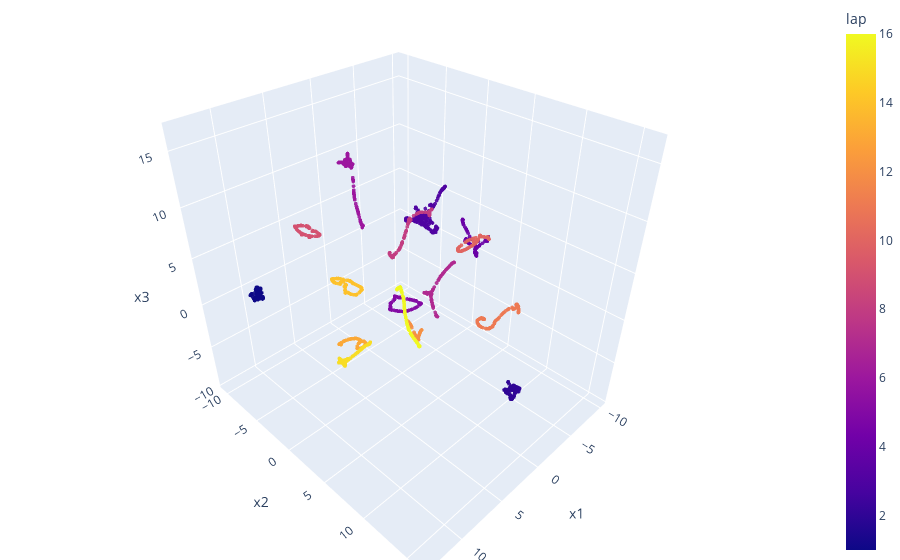

Notebook cell for this chart:
### Code cell
fig = px.scatter_3d(df, x='x1', y='x2', z='x3',
              color='lap', opacity=0.9)

fig.update_traces(marker_size=1.3)

# tight layout
fig.update_layout(margin=dict(l=0, r=0, b=0, t=0))
fig.show()

### Figure 1 — Plotly figure (JSON) as saved in the notebook; plotly's stock layout.template omitted (floating-point values rounded to 4 significant figures; data arrays with more than 128 entries replaced by an {"elided": "..."} marker saying what was removed)
{"data": [{"hovertemplate": "x1=%{x}<br>x2=%{y}<br>x3=%{z}<br>lap=%{marker.color}<extra></extra>", "legendgroup": "", "marker": {"color": {"elided": "1851 int values"}, "coloraxis": "coloraxis", "opacity": 0.9, "size": 1.3, "symbol": "circle"}, "mode": "markers", "name": "", "scene": "scene", "showlegend": false, "type": "scatter3d", "x": {"elided": "1851 float values"}, "y": {"elided": "1851 float values"}, "z": {"elided": "1851 float values"}}], "layout": {"coloraxis": {"colorbar": {"title": {"text": "lap"}}, "colorscale": [[0, "#0d0887"], [0.1111, "#46039f"], [0.2222, "#7201a8"], [0.3333, "#9c179e"], [0.4444, "#bd3786"], [0.5556, "#d8576b"], [0.6667, "#ed7953"], [0.7778, "#fb9f3a"], [0.8889, "#fdca26"], [1, "#f0f921"]]}, "legend": {"tracegroupgap": 0}, "margin": {"b": 0, "l": 0, "r": 0, "t": 0}, "scene": {"domain": {"x": [0, 1], "y": [0, 1]}, "xaxis": {"title": {"text": "x1"}}, "yaxis": {"title": {"text": "x2"}}, "zaxis": {"title": {"text": "x3"}}}}}
